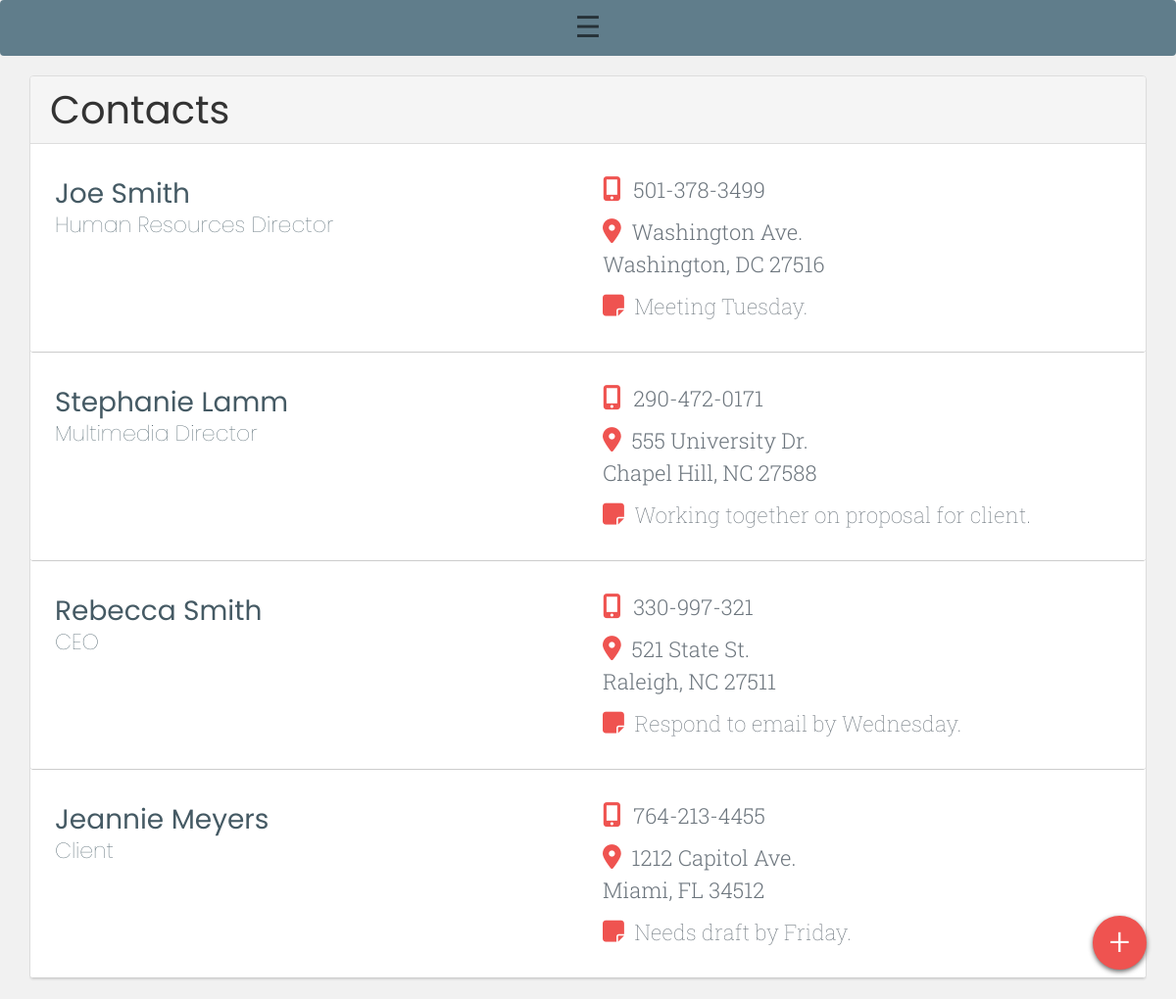
The page / on the database its author committed.
### tables this page shows
CREATE TABLE `contacts` (
  `id` int(11) NOT NULL,
  `first` varchar(200) NOT NULL,
  `last` varchar(200) NOT NULL,
  `title` varchar(200) NOT NULL,
  `phone` varchar(200) NOT NULL,
  `address` varchar(200) NOT NULL,
  `city` varchar(200) NOT NULL,
  `state` varchar(200) NOT NULL,
  `zipcode` varchar(200) NOT NULL,
  `notes` text NOT NULL
);

### index.php (the view, shortened to what this page needs)
<?php
  include 'header.php';
  $contacts = $db->query('SELECT * FROM contacts')->fetchALL(PDO::FETCH_ASSOC);
?>
<div class="container panel panel-default">
  <div class="row panel-heading">
      <h1 class="panel-title">Contacts</h1>
  </div>
<?php foreach ($contacts as $contact) :?>
        <a href="/edit.php?id=<?=$contact['id'];?>">
        <div class="row contact-box" id="presentation">
          <div class="col-xs-6 col-sm-6 left-detail">
            <span class="name"><?= $contact['first']; ?> <?= $contact['last']; ?></span><br>
            <span class="title"><?= $contact['title']; ?></span><br></span>
          </div>
          <div class="col-xs-6 col-sm-6 right-detail">
            <p><span class="detail text-muted"><i class="fa fa-mobile" aria-hidden="true">&nbsp;&nbsp;</i><?= $contact['phone']; ?></span><br></span></p>
            <p><span class="detail text-muted"><i class="fa fa-map-marker" aria-hidden="true"></i>&nbsp;&nbsp;<?= $contact['address']; ?></span><br></span>
            <span class="detail text-muted"><?= $contact['city']; ?>, <?= $contact['state']; ?> <?= $contact['zipcode']; ?></span><br></span></p>
            <span class="detail text-muted"><i class="fa fa-sticky-note" aria-hidden="true"></i>&nbsp;&nbsp;<?= $contact['notes']; ?></span><br></span>
          </div>
        </div>
      </a>
<?php endforeach; ?>
</div>
<div id="container-floating">
  <div id="floating-button" data-toggle="tooltip" data-placement="left" data-original-title="Create" onclick="location.href='new.php';">
    <p class="plus">+</p>
  </div>
</div>
<?php include 'footer.php';?>

### header.php (shortened to what this page needs)
<!DOCTYPE html>
<html>
 <head>
   <link href="//maxcdn.bootstrapcdn.com/bootstrap/3.3.6/css/bootstrap.min.css" type="text/css" rel="stylesheet">
   <link rel="stylesheet" href="https://maxcdn.bootstrapcdn.com/bootstrap/4.0.0-alpha.6/css/bootstrap.min.css">
   <link rel="stylesheet" href="//maxcdn.bootstrapcdn.com/font-awesome/4.5.0/css/font-awesome.min.css">
   <link rel="stylesheet" type="text/css" href="style.css">
   </head>
 <body>
   <nav class="navbar">
    <span style="font-size:30px;cursor:pointer" onclick="openNav()">&#9776;</span>
</nav>

### footer.php (shortened to what this page needs)
  </body>
</html>

### style.css (style rules this page uses)
body { font-family: 'Roboto Slab', serif; font-weight: 100; background: #f1f1f1; color: #263238; }
p { font-family: 'Roboto Slab', serif; font-weight: 300; color: #263238; font-size: 22px; }
h1 { font-family: 'Poppins', sans-serif; font-size: 45px; }
a { text-decoration: none; color: #424242; }
.navbar { background-color: #607D8B; font-family: 'Poppins', sans-serif; }
#presentation { background: #FFF; transition: all 0.2s; border-radius: 3px; }
.panel-title { padding-left: 5px; font-family: 'Poppins', sans-serif; font-weight: 400; font-size: 40px; }
div.panel-default a { text-decoration: none; color: #455A64; }
.contact-box { border-bottom: 1px solid #ccc; padding: 10px 10px 10px 10px; }
.left-detail { padding-bottom: 20px; padding-top: 20px; font-family: 'Poppins', sans-serif; font-weight: 400; }
.right-detail { padding-bottom: 20px; padding-top: 20px; }
.name { font-size: 28px; }
.title { font-size: 22px; font-weight: lighter; line-height: 98%; }
.detail { color: #78909C; font-size: 22px; }
.fa { font-size: 25px; color: #EF5350 ; }
#floating-button { width: 55px; height: 55px; border-radius: 50%; background: #EF5350 ; position: fixed; bottom: 30px; right: 30px; cursor: pointer; box-shadow: 0px 2px 5px #666; }
.plus { color: white; position: absolute; top: 0; display: block; bottom: 0; left: 0; right: 0; text-align: center; padding: 0; margin: 0; line-height: 55px; font-size: 38px; font-family: 'Roboto'; font-weight: 300; animation: plus-out 0.3s; transition: all 0.3s; }
#container-floating { position: fixed; width: 70px; height: 70px; bottom: 30px; right: 30px; z-index: 50px; }

### rows shown on the page
contacts: first "Joe", last "Smith", title "Human Resources Director", phone "501-378-3499", address "Washington Ave.", city "Washington", state "DC", zipcode "27516", notes "Meeting Tuesday."
contacts: first "Stephanie", last "Lamm", title "Multimedia Director", phone "290-472-0171", address "555 University Dr.", city "Chapel Hill", state "NC", zipcode "27588", notes "Working together on proposal for client."
contacts: first "Rebecca", last "Smith", title "CEO", phone "330-997-321", address "521 State St.", city "Raleigh", state "NC", zipcode "27511", notes "Respond to email by Wednesday."
contacts: first "Jeannie", last "Meyers", title "Client", phone "764-213-4455", address "1212 Capitol Ave.", city "Miami", state "FL", zipcode "34512", notes "Needs draft by Friday."
